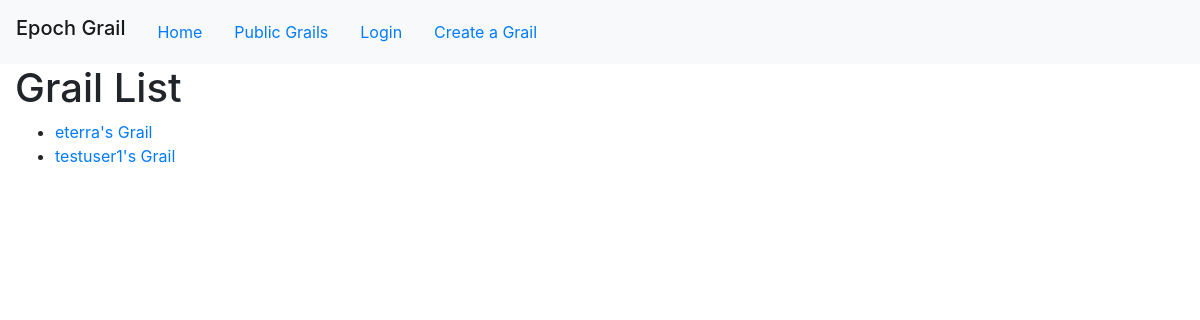
/EpochGrail/public_grails, run on an earlier commit of the app's database.
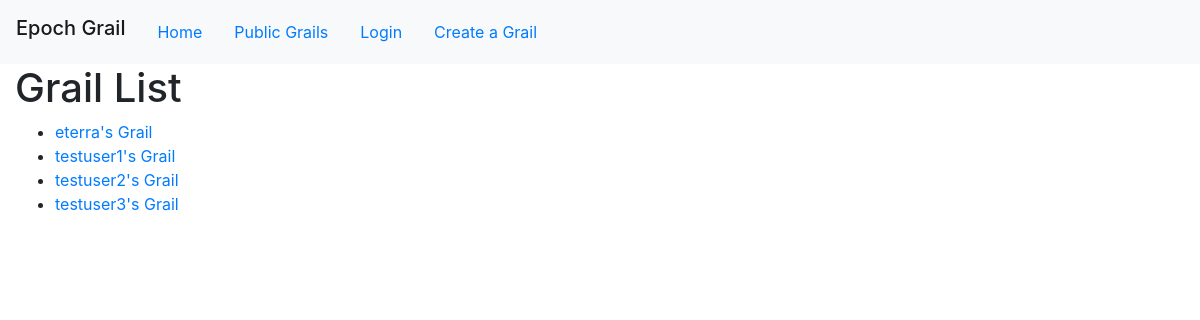
And on a later commit of the database.
### EpochGrail/models.py (models this page shows, shortened)
class Grail(models.Model):
    date_created = models.DateField(auto_now_add= True)
    owner = models.ForeignKey(
        settings.AUTH_USER_MODEL,
        on_delete=models.CASCADE,
    )

### EpochGrail/views.py (the view)
# urls.py: path('public_grails', views.grail_list, name='public_grails'),
def grail_list(request):
    grails = Grail.objects.all()
    return render(request, 'grail/public_grails.html', {'grail_list':grails})

### EpochGrail/templates/grail/public_grails.html
{% extends "base_generic.html" %}
{% block content %}
  <h1 class="header">Grail List</h1>
  {% if grail_list %}
  <ul>
    {% for grail in grail_list %}
    <li><a href="{% url 'EpochGrail:view_grail' grail.owner.id %}">{{grail.owner}}'s Grail</a></li>
    {% endfor %}
  </ul>
  {% else %}
    <p>There are no grails currently.</p>
  {% endif %}
{% endblock %}

### EpochGrail/templates/base_generic.html (shortened to what this page needs)
<!DOCTYPE html>
<html lang="en">
<head>
    <link rel="stylesheet" href="https://cdn.jsdelivr.net/npm/bootstrap@4.0.0/dist/css/bootstrap.min.css">
    {% load static %}
    <link rel="stylesheet" href="{% static 'css/styles.css' %}"/>
</head>
  <nav class="navbar navbar-expand-lg navbar-light bg-light justify-content-left">
    <h1 class="navbar-brand">Epoch Grail</h1>
    <a href="{% url 'EpochGrail:index' %}" class="nav-link">Home</a>
    <a href="{% url 'EpochGrail:public_grails' %}" class="nav-link">Public Grails</a>
    {% if user.is_authenticated %}
    <a href="{% url 'EpochGrail:edit_grail' %}" class="nav-link">Edit My Grail</a>
    <form action="{% url 'logout' %}" method="post" class="form-inline ml-auto">
      {% csrf_token %}
      <button type="submit" class="btn btn-danger mr-sm-2">Log Out</button>
    </form>
    {% else %}
    <a href="{% url 'login' %}?next={{ request.path }}" class="nav-link">Login</a>
    <a href="{% url 'EpochGrail:register' %}" class="nav-link">Create a Grail</a>
    {% endif %}
  </nav>
    <div class="container-fluid">
        <div class="row">
          <div class="col-sm-11">{% block content %}{% endblock %}</div>
        </div>
      </div>
</body>
</html>

What changed in the data, as far as the page shows it:
added Grail: owner "testuser2"
added Grail: owner "testuser3"
